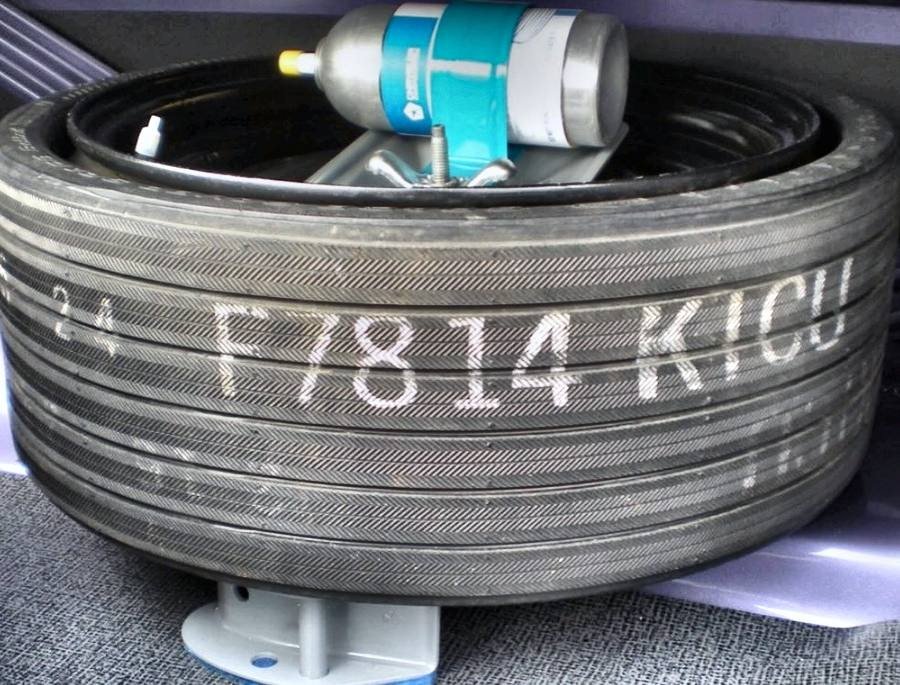
#> input picture images/work/p004-2.jpg, 900 x 685 px
$ python -i clean_photo.py   (imports and definitions only)
#> lines starting #> are read from the running program, lines starting #| are printed output that depends on the picture; after the words box and inside, x2 and y2 are one past the last pixel; in counts of white or black regions, pixels touching at a corner belong together
#> further down, picture is the input picture: PIL image 900x685 RGB; mean R, G, B 108.3, 112.6, 116.6
# Photo cleanup for the gallery: even out shadows, bring back detail in bright areas, fix color casts.
# Gentle on purpose: label colors must stay true.
import cv2, numpy as np
from PIL import Image

def clean(im: Image.Image, shadow=0.35, clahe=1.25) -> Image.Image:
#> called with shadow = 0.35, clahe = 1.25
    rgb = np.asarray(im.convert('RGB')).astype(np.float32)
    # 1) White balance from neutral, bright pixels only (white paper, bare aluminum), never from the label colors.
    hsv = cv2.cvtColor(rgb.astype(np.uint8), cv2.COLOR_RGB2HSV)
#> hsv: shape (685, 900, 3); mean H, S, V 81.8, 28.3, 118.9
    neutral = (hsv[..., 1] < 40) & (hsv[..., 2] > 150) & (hsv[..., 2] < 250)
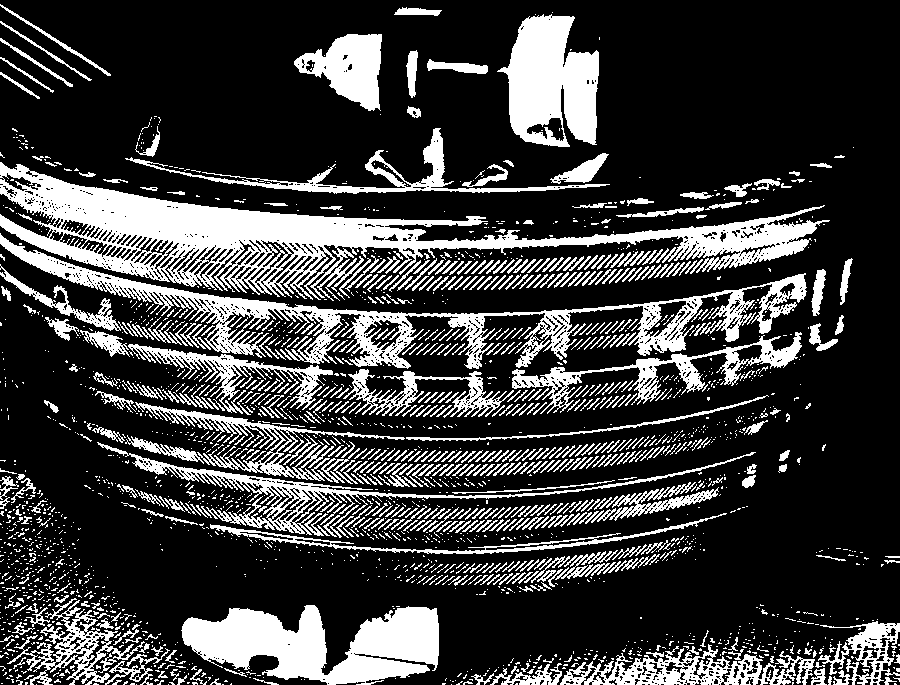
#> neutral: shape (685, 900) bool; 24% white; 2287 white regions (1636 under 20 px), largest, box (x1, y1, x2, y2) and area: (0, 162, 830, 300) 29494, (0, 233, 807, 369) 15939, (181, 605, 439, 685) 12795
    if neutral.mean() > 0.05:
        m = rgb[neutral].mean(0)
#> m = [182, 182.8, 183.6]
        gain = np.clip(m.mean() / np.maximum(m, 1), 0.85, 1.15)
#> gain = [1, 1, 0.996]
        rgb = np.clip(rgb * gain, 0, 255)
    lab = cv2.cvtColor(rgb.astype(np.uint8), cv2.COLOR_RGB2LAB)
#> lab: shape (685, 900, 3); mean of channels 0, 1, 2 118, 127.7, 126
    L = lab[..., 0].astype(np.float32)
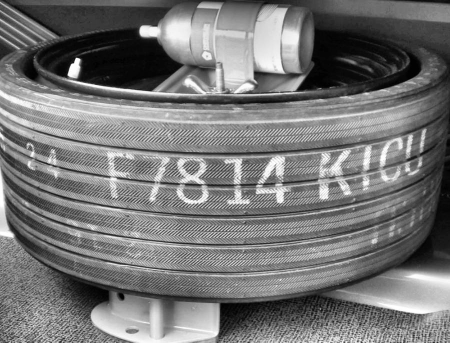
#> L: shape (685, 900) float32 (shown at 1/2 size); min 0, max 255, mean 118
    # 2) Shadows: lighting estimated with a very wide blur, partly divided out (wide = no halos around labels).
    small = cv2.resize(L, (64, 64), interpolation=cv2.INTER_AREA)
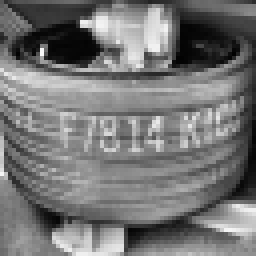
#> small: shape (64, 64) float32 (shown 4 times larger); min 1.95, max 249.4, mean 118
    light = cv2.resize(cv2.GaussianBlur(small, (0, 0), 12), (L.shape[1], L.shape[0]), interpolation=cv2.INTER_CUBIC) + 1
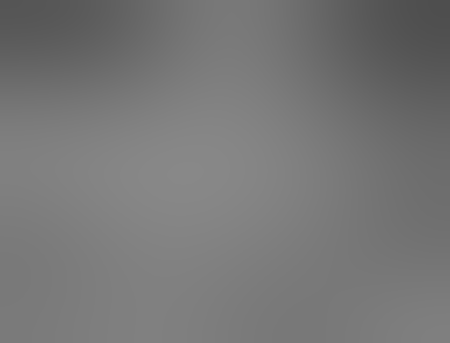
#> light: shape (685, 900) float32 (shown at 1/2 size); min 78.46, max 136.2, mean 118.9
    L = L * (light.mean() / light) ** shadow
    # 3) Gentle levels stretch (0.5% - 99.7%), then mild local contrast for washed-out text.
    lo, hi = np.percentile(L, (0.5, 99.7))
#> lo = 3.24; hi = 250.9
    if hi - lo > 40: L = (L - lo) / (hi - lo) * 250 + 3
    L = cv2.createCLAHE(clipLimit=clahe, tileGridSize=(6, 6)).apply(np.clip(L, 0, 255).astype(np.uint8))
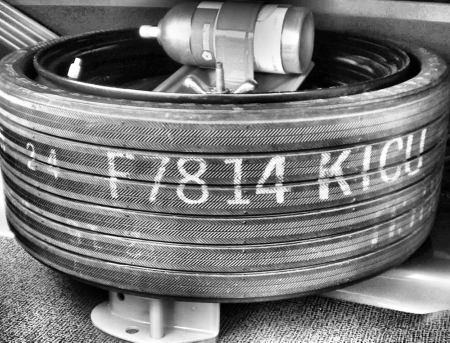
#> L: shape (685, 900) (shown at 1/2 size); min 0, max 255, mean 120.7
    lab[..., 0] = L
#> lab: shape (685, 900, 3); mean of channels 0, 1, 2 120.7, 127.7, 126
    return Image.fromarray(cv2.cvtColor(lab, cv2.COLOR_LAB2RGB))
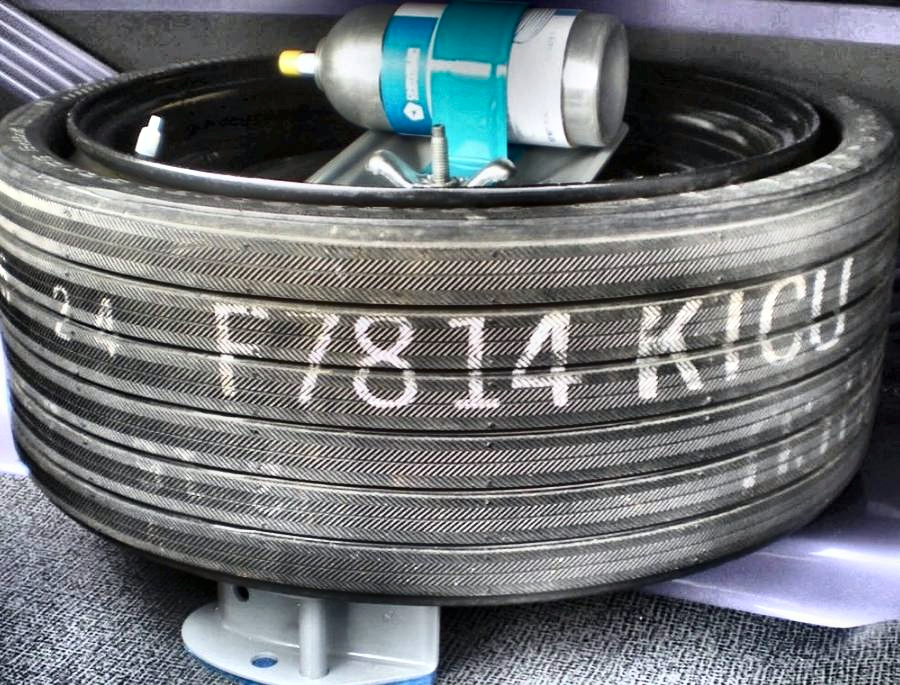
#> returned value: PIL image 900x685 RGB; mean R, G, B 111.8, 115.9, 118.8


# [89 lines left out: functions whiten_background, even_silver, crop_to_subject, not called in this run]

>>> from PIL import Image
>>> picture = Image.open('../images/work/p004-2.jpg')
>>> result = clean(picture)
